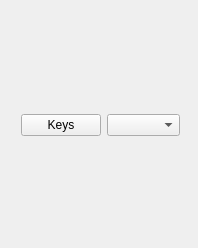
<?xml version="1.0" encoding="UTF-8"?>
<ui version="4.0">
 <class>JoystickPrototype</class>
 <widget class="QWidget" name="JoystickPrototype">
  <property name="geometry">
   <rect>
    <x>0</x>
    <y>0</y>
    <width>198</width>
    <height>248</height>
   </rect>
  </property>
  <property name="windowTitle">
   <string>JoystickPrototype</string>
  </property>
  <widget class="QWidget" name="verticalLayoutWidget">
   <property name="geometry">
    <rect>
     <x>10</x>
     <y>10</y>
     <width>181</width>
     <height>231</height>
    </rect>
   </property>
   <layout class="QVBoxLayout" name="verticalLayout" stretch="0,0">
    <item>
     <layout class="QHBoxLayout" name="horizontalLayout" stretch="0,1">
      <item>
       <widget class="QPushButton" name="setKeys">
        <property name="text">
         <string>Keys</string>
        </property>
       </widget>
      </item>
      <item>
       <widget class="QComboBox" name="chooseRobot"/>
      </item>
     </layout>
    </item>
    <item>
     <layout class="QGridLayout" name="gridLayout">
      <property name="sizeConstraint">
       <enum>QLayout::SetDefaultConstraint</enum>
      </property>
      <property name="verticalSpacing">
       <number>6</number>
      </property>
     </layout>
    </item>
   </layout>
  </widget>
 </widget>
 <layoutdefault spacing="6" margin="11"/>
 <resources/>
 <connections/>
</ui>
